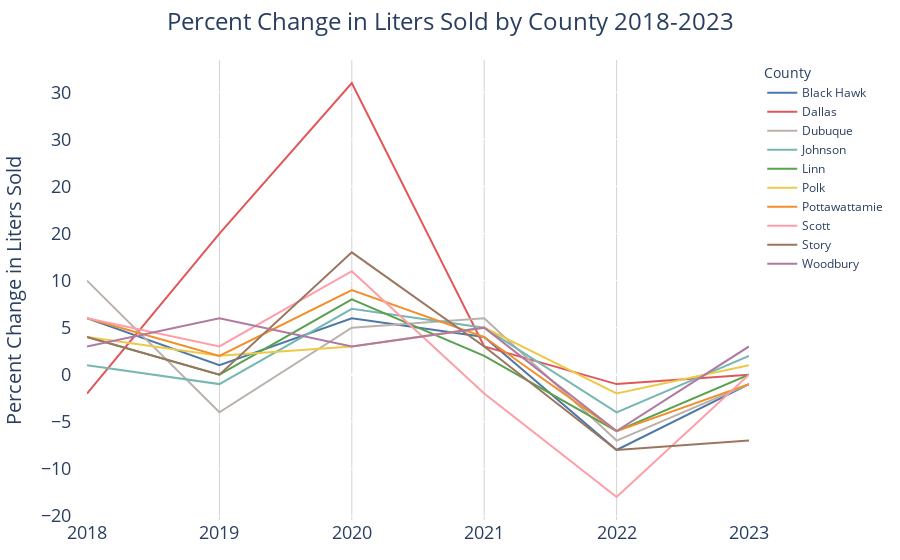

The notebook cell saved with this chart:
### Markdown cell above
### Dallas county had a 31 percent change from 2019 to 2020. Scott, Story and Dallas each had two dramatic year to year changes

### Code cell
fig = px.line(
    filtered_perc_change_df,
    x='year',
    y='percent_change_year',
    orientation='h',  # Horizontal bar chart
    color='county',  # Assign colors based on 'county' field
    color_discrete_map=county_colors,  # Apply custom colors
    labels={'liters_sold': 'Liters Sold ', 'county': 'County ', 'year': 'Year ', 'percent_change_year': 'Percent Change per Year '},  # Custom labels
    height=600  
)

# Update layout
fig.update_layout(
    xaxis=dict(
        title=None,
        tickfont=dict(size=18),
        showgrid = True,
        gridcolor = 'LightGrey'
    ), 
    
    yaxis=dict(
        title='Percent Change in Liters Sold',
        tickfont=dict(size=18),
        title_font = dict(size = 20),
        ticksuffix = '   ', #used to create pad between ytick labels and chart
        tickformat=".0s" # No decimal places, use SI notation
    ),
    
    title=dict(
        text = "Percent Change in Liters Sold by County 2018-2023",
        x = .5,
        xanchor = 'center',
        font_size = 24
     ),

    showlegend=True, 
    plot_bgcolor='rgba(0,0,0,0)',  # Transparent background for the plot area
    margin=dict(l=40, r=40, t=60, b=40)#,  # Left, Right, Top, Bottom margins
    
)

fig.show()

### Figure 1 — Plotly figure (JSON) as saved in the notebook; plotly's stock layout.template omitted (floating-point values rounded to 4 significant figures)
{"data": [{"hovertemplate": "County =Black Hawk<br>Year =%{x}<br>Percent Change per Year =%{y}<extra></extra>", "legendgroup": "Black Hawk", "line": {"color": "#4e79a7", "dash": "solid"}, "marker": {"symbol": "circle"}, "mode": "lines", "name": "Black Hawk", "orientation": "h", "showlegend": true, "type": "scatter", "x": [2018, 2019, 2020, 2021, 2022, 2023], "xaxis": "x", "y": [6, 1, 6, 4, -8, -1], "yaxis": "y"}, {"hovertemplate": "County =Dallas<br>Year =%{x}<br>Percent Change per Year =%{y}<extra></extra>", "legendgroup": "Dallas", "line": {"color": "#e15759", "dash": "solid"}, "marker": {"symbol": "circle"}, "mode": "lines", "name": "Dallas", "orientation": "h", "showlegend": true, "type": "scatter", "x": [2018, 2019, 2020, 2021, 2022, 2023], "xaxis": "x", "y": [-2, 15, 31, 3, -1, 0], "yaxis": "y"}, {"hovertemplate": "County =Dubuque<br>Year =%{x}<br>Percent Change per Year =%{y}<extra></extra>", "legendgroup": "Dubuque", "line": {"color": "#bab0ac", "dash": "solid"}, "marker": {"symbol": "circle"}, "mode": "lines", "name": "Dubuque", "orientation": "h", "showlegend": true, "type": "scatter", "x": [2018, 2019, 2020, 2021, 2022, 2023], "xaxis": "x", "y": [10, -4, 5, 6, -7, -1], "yaxis": "y"}, {"hovertemplate": "County =Johnson<br>Year =%{x}<br>Percent Change per Year =%{y}<extra></extra>", "legendgroup": "Johnson", "line": {"color": "#76b7b2", "dash": "solid"}, "marker": {"symbol": "circle"}, "mode": "lines", "name": "Johnson", "orientation": "h", "showlegend": true, "type": "scatter", "x": [2018, 2019, 2020, 2021, 2022, 2023], "xaxis": "x", "y": [1, -1, 7, 5, -4, 2], "yaxis": "y"}, {"hovertemplate": "County =Linn<br>Year =%{x}<br>Percent Change per Year =%{y}<extra></extra>", "legendgroup": "Linn", "line": {"color": "#59a14f", "dash": "solid"}, "marker": {"symbol": "circle"}, "mode": "lines", "name": "Linn", "orientation": "h", "showlegend": true, "type": "scatter", "x": [2018, 2019, 2020, 2021, 2022, 2023], "xaxis": "x", "y": [4, 0, 8, 2, -6, 0], "yaxis": "y"}, {"hovertemplate": "County =Polk<br>Year =%{x}<br>Percent Change per Year =%{y}<extra></extra>", "legendgroup": "Polk", "line": {"color": "#edc948", "dash": "solid"}, "marker": {"symbol": "circle"}, "mode": "lines", "name": "Polk", "orientation": "h", "showlegend": true, "type": "scatter", "x": [2018, 2019, 2020, 2021, 2022, 2023], "xaxis": "x", "y": [4, 2, 3, 5, -2, 1], "yaxis": "y"}, {"hovertemplate": "County =Pottawattamie<br>Year =%{x}<br>Percent Change per Year =%{y}<extra></extra>", "legendgroup": "Pottawattamie", "line": {"color": "#f28e2b", "dash": "solid"}, "marker": {"symbol": "circle"}, "mode": "lines", "name": "Pottawattamie", "orientation": "h", "showlegend": true, "type": "scatter", "x": [2018, 2019, 2020, 2021, 2022, 2023], "xaxis": "x", "y": [6, 2, 9, 4, -6, -1], "yaxis": "y"}, {"hovertemplate": "County =Scott<br>Year =%{x}<br>Percent Change per Year =%{y}<extra></extra>", "legendgroup": "Scott", "line": {"color": "#ff9da7", "dash": "solid"}, "marker": {"symbol": "circle"}, "mode": "lines", "name": "Scott", "orientation": "h", "showlegend": true, "type": "scatter", "x": [2018, 2019, 2020, 2021, 2022, 2023], "xaxis": "x", "y": [6, 3, 11, -2, -13, 0], "yaxis": "y"}, {"hovertemplate": "County =Story<br>Year =%{x}<br>Percent Change per Year =%{y}<extra></extra>", "legendgroup": "Story", "line": {"color": "#9c755f", "dash": "solid"}, "marker": {"symbol": "circle"}, "mode": "lines", "name": "Story", "orientation": "h", "showlegend": true, "type": "scatter", "x": [2018, 2019, 2020, 2021, 2022, 2023], "xaxis": "x", "y": [4, 0, 13, 3, -8, -7], "yaxis": "y"}, {"hovertemplate": "County =Woodbury<br>Year =%{x}<br>Percent Change per Year =%{y}<extra></extra>", "legendgroup": "Woodbury", "line": {"color": "#b07aa1", "dash": "solid"}, "marker": {"symbol": "circle"}, "mode": "lines", "name": "Woodbury", "orientation": "h", "showlegend": true, "type": "scatter", "x": [2018, 2019, 2020, 2021, 2022, 2023], "xaxis": "x", "y": [3, 6, 3, 5, -6, 3], "yaxis": "y"}], "layout": {"autosize": true, "legend": {"title": {"text": "County "}, "tracegroupgap": 0}, "margin": {"b": 40, "l": 40, "r": 40, "t": 60}, "plot_bgcolor": "rgba(0, 0, 0, 0)", "showlegend": true, "title": {"font": {"size": 24}, "text": "Percent Change in Liters Sold by County 2018-2023", "x": 0.5, "xanchor": "center"}, "xaxis": {"anchor": "y", "autorange": true, "domain": [0, 1], "gridcolor": "LightGrey", "range": [2018, 2023], "showgrid": true, "tickfont": {"size": 18}, "title": {}, "type": "linear"}, "yaxis": {"anchor": "x", "autorange": true, "domain": [0, 1], "range": [-15.44, 33.44], "tickfont": {"size": 18}, "tickformat": ".0s", "ticksuffix": "   ", "title": {"font": {"size": 20}, "text": "Percent Change in Liters Sold"}, "type": "linear"}}}
